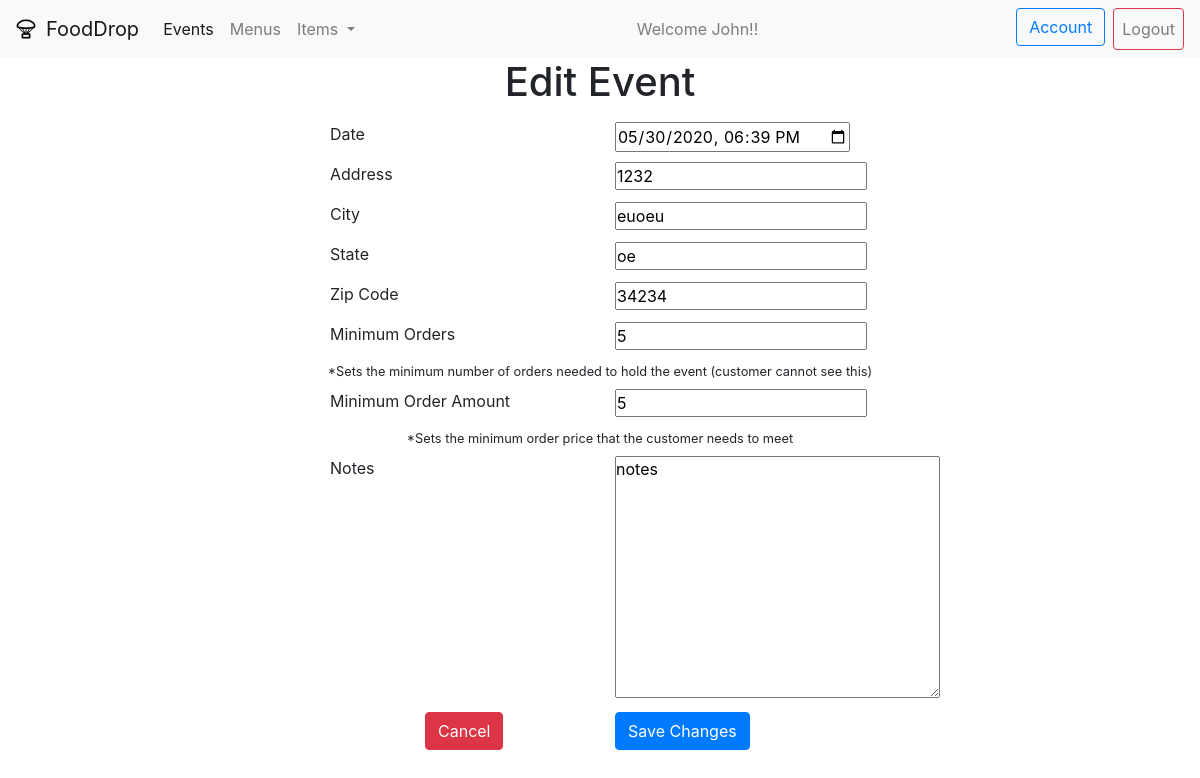
The app's page /event/1/edit, older data.
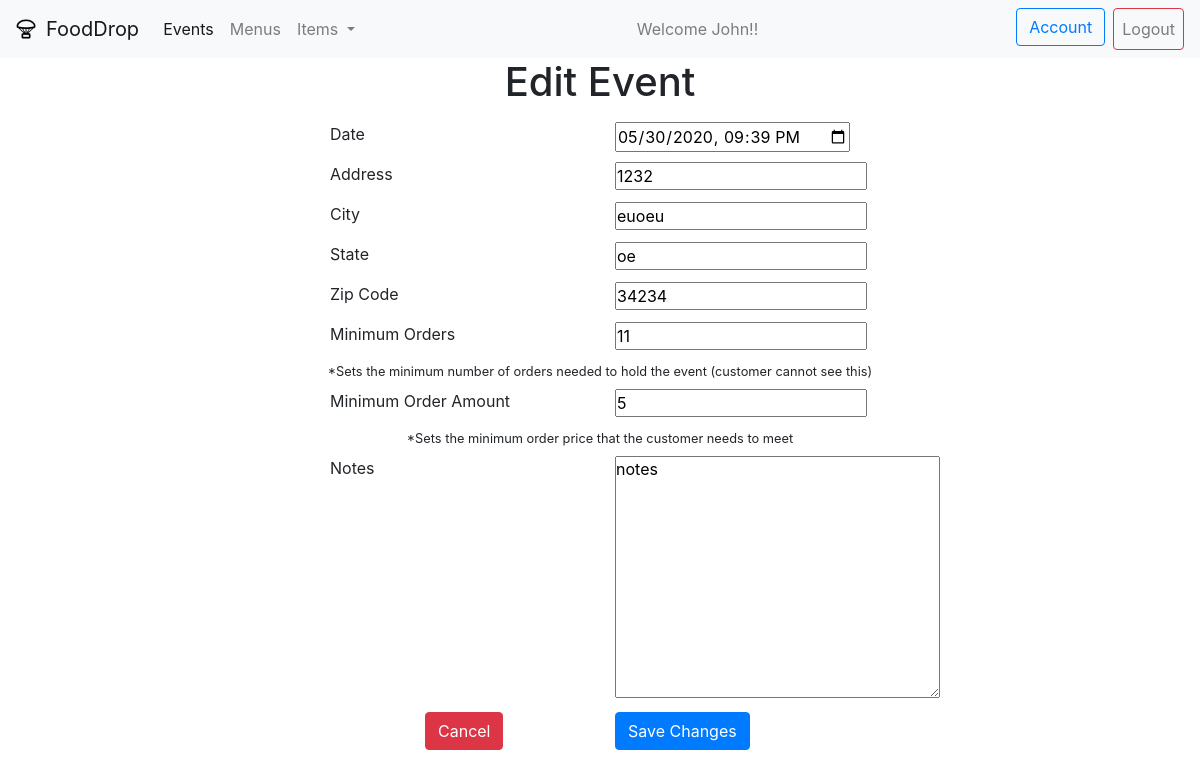
The same page, newer data.
### RestaurantEvent/models.py (models this page shows)
class Event(models.Model):
    restaurant =  models.ForeignKey(Restaurant, related_name="events", on_delete=models.CASCADE)
    menu = models.ForeignKey(Menu,related_name="events",on_delete=models.CASCADE)
    status = models.CharField(max_length=30)
    date_time = models.DateTimeField()
    notes = models.TextField()
    location = models.ForeignKey(Location, related_name="events", on_delete=models.CASCADE)
    minimum_orders = models.IntegerField()
    maximum_orders = models.IntegerField()
    minimum_amount_per_order = models.IntegerField()
    created_at = models.DateTimeField(auto_now_add=True)
    updated_at = models.DateTimeField(auto_now=True)
    objects = EventManager()

### Location/models.py (models this page shows, shortened)
class Location(models.Model):
    address = models.TextField()
    city = models.CharField(max_length=100)
    state = models.CharField(max_length=2)
    zip_code = models.IntegerField()
    created_at = models.DateTimeField(auto_now_add=True)
    updated_at = models.DateTimeField(auto_now=True)

### RestaurantEvent/views.py (the view)
# urls.py: path('<int:eventID>/edit', views.editEvent),
def editEvent(request, eventID):
    if "restaurantID" in request.session or debug:
        event = Event.objects.get(id=eventID)
        date = event.date_time.strftime("%Y-%m-%dT%H:%M")
        print(f"{event.date_time}")
        context = {
            "event": event,
            "date": date
        }
        return render(request, "editevent.html", context)
    else:
        return redirect("/")

### RestaurantEvent/templates/editevent.html (shortened to what the changed rows need)
<!DOCTYPE html>
<html lang="en">
<head>
    {% load static %}
    <link rel="stylesheet" href="https://stackpath.bootstrapcdn.com/bootstrap/4.4.1/css/bootstrap.min.css">
    <link rel="stylesheet" href="{% static 'css/style.css' %}">
</head>
<body>
    <div class="container">
        <div class="row">
            <div class="col">
                <div class="row justify-content-center">
                    <h1>Edit Event</h1>
                </div>
                <form action="/event/{{event.id}}/update" method="POST">
                    <div class="row my-2 justify-content-center">
                        <div class="col-sm-5 col-md-3 col-lg-3">
                            <input type="datetime-local" name="date" value="{{date}}">
                        </div>
                    </div>
                    <div class="row my-2 justify-content-center">
                        <div class="col-sm-5 col-md-3 col-lg-3">
                            <input type="text" name="address" value="{{event.location.address}}">
                        </div>
                    </div>
                    <div class="row my-2 justify-content-center">
                        <div class="col-sm-5 col-md-3 col-lg-3">
                            <input type="text" name="city" value="{{event.location.city}}">
                        </div>
                    </div>
                    <div class="row my-2 justify-content-center">
                        <div class="col-sm-5 col-md-3 col-lg-3">
                            <input type="text" name="state" value="{{event.location.state}}">
                        </div>
                    </div>
                    <div class="row my-2 justify-content-center">
                        <div class="col-sm-5 col-md-3 col-lg-3">
                            <input type="text" name="zip_code" value="{{event.location.zip_code}}">
                        </div>
                    </div>
                    <div class="row my-2 justify-content-center">
                        <div class="col-sm-5 col-md-3 col-lg-3">
                            <input type="number" min="0" name="min_orders" value="{{event.minimum_orders}}">
                        </div>
                    </div>
                    <div class="row my-2 justify-content-center">
                        <div class="col-sm-5 col-md-3 col-lg-3">
                            <input type="number" min="0" name="min_per_order" value="{{event.minimum_amount_per_order}}">
                        </div>
                    </div>
                    <div class="row my-2 justify-content-center">
                        <div class="col-sm-5 col-md-3 col-lg-3">
                            <textarea name="notes" id="" cols="30" rows="10">{{event.notes}}</textarea>
                        </div>
                    </div>
                </form>
            </div>
        </div>
    </div>
</body>
</html>

Row changes from the older to the newer data that the page shows:
changed Event "notes": min_orders "5" → "11"
Text that changed along with them:
form field date: "05/30/2020 18:39" → "05/30/2020 21:39"
